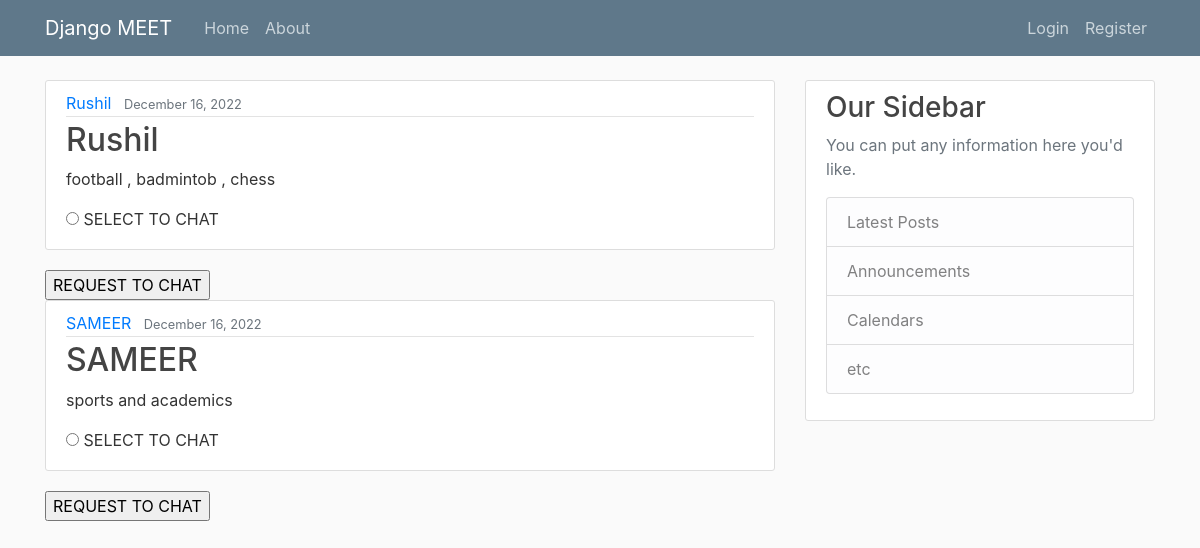
Before: / with the older database file.
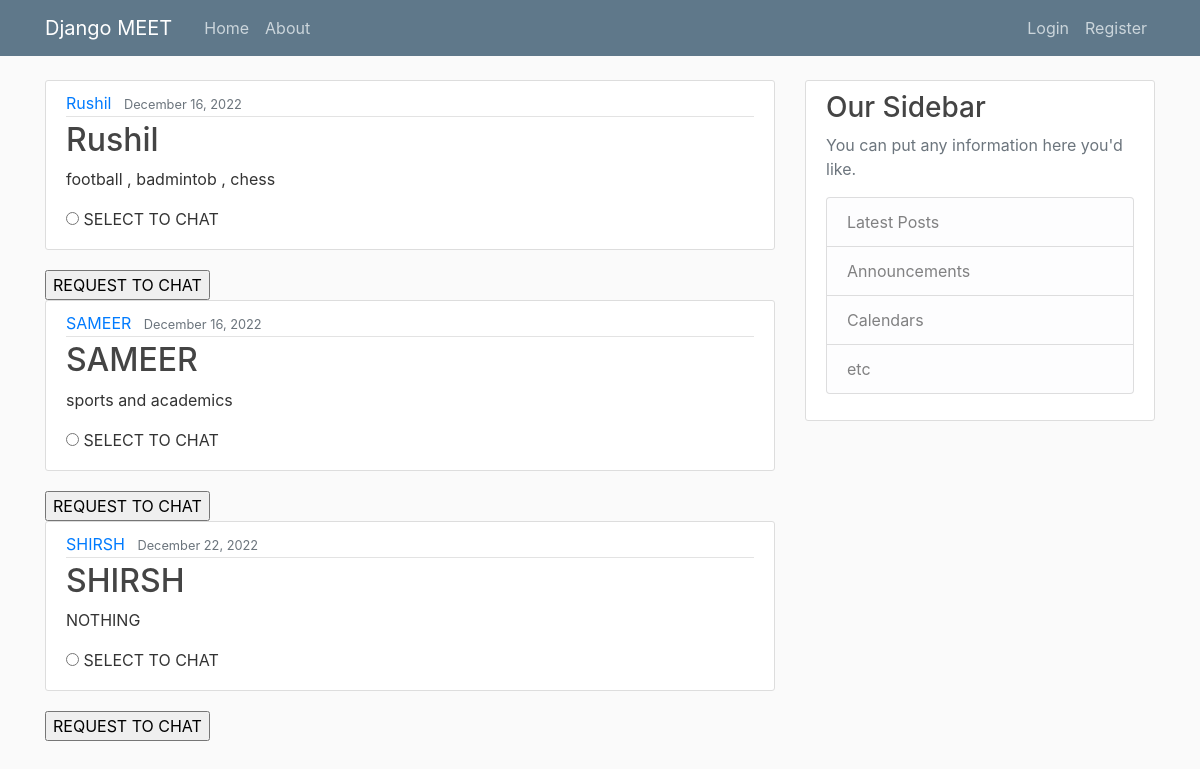
After: the same page with the newer database file.
### meet/models.py (models this page shows, shortened)
class Profile(models.Model):
    name = models.CharField(max_length=100)
    likes = models.TextField()
    date_posted = models.DateTimeField(auto_now_add=True)
    username = models.ForeignKey(User, on_delete=models.CASCADE)

### meet/views.py (the view)
# urls.py: 2. Add a URL to urlpatterns:  path('', views.home, name='home')
def home(request):
    context = {
        'profiles': Profile.objects.all()
    }
    return render(request, 'meet/home.html',context)

### meet/templates/meet/home.html (shortened to what this page needs)
{% extends 'meet/base.html' %}
{% block content %}
        {% for profile in profiles %}
        <article class="media content-section">
                <div class="media-body">
                  <div class="article-metadata">
                    <a class="mr-2" href="#">{{ profile.name }}</a>
                    <small class="text-muted" >{{ profile.date_posted|date:"F d, Y" }}</small>
                  </div>
                  <h2><a class="article-title" href="#">{{ profile.name }}</a></h2>
                  <p class="article-content">{{ profile.likes }}</p>
              <form action="req_to_chat" method="post">
                  <input type="radio" name= "profile_name" id = "chat" value ={{profile.name}}>
                  <label for ='chat'>SELECT TO CHAT</label>
                </div>
              </article>
              <input type="submit" value="REQUEST TO CHAT">
        {% endfor %}
{% endblock content %}

### meet/templates/meet/base.html (shortened to what this page needs)
{% load static %}
<!DOCTYPE html>
<html lang="en">
<head>
      <link rel="stylesheet" href="https://cdn.jsdelivr.net/npm/bootstrap@4.0.0/dist/css/bootstrap.min.css">
      <link rel="stylesheet" type="text/css" href="{% static 'meet/main.css' %}">
</head>
<body>
<header class="site-header">
  <nav class="navbar navbar-expand-md navbar-dark bg-steel fixed-top">
    <div class="container">
      <a class="navbar-brand mr-4" href="{% url 'meet-home' %}">Django MEET</a>
      <div class="collapse navbar-collapse" id="navbarToggle">
        <div class="navbar-nav mr-auto">
          <a class="nav-item nav-link" href="{% url 'meet-home' %}">Home</a>
          <a class="nav-item nav-link" href="{% url 'meet-about' %}">About</a>
        </div>
        <div class="navbar-nav">
          {% if user.is_authenticated %}
          <a class="nav-item nav-link" href="{% url 'logout' %}">Log Out</a>
          <a class="nav-item nav-link" href="{% url 'profile' %}">Profile</a>
          {% else %}
            <a class="nav-item nav-link" href="{% url 'login' %}">Login</a>
            <a class="nav-item nav-link" href="{% url 'register' %}">Register</a>
          {% endif %}
        </div>
      </div>
    </div>
  </nav>
</header>
<main role="main" class="container">
  <div class="row">
    <div class="col-md-8">
      {% block content %}{% endblock %}
    </div>
    <div class="col-md-4">
      <div class="content-section">
        <h3>Our Sidebar</h3>
        <p class='text-muted'>You can put any information here you'd like.
          <ul class="list-group">
            <li class="list-group-item list-group-item-light">Latest Posts</li>
            <li class="list-group-item list-group-item-light">Announcements</li>
            <li class="list-group-item list-group-item-light">Calendars</li>
            <li class="list-group-item list-group-item-light">etc</li>
          </ul>
        </p>
      </div>
    </div>
  </div>
</main>
</body>
</html>

### meet/static/meet/main.css (style rules this page uses)
body { background: #fafafa; color: #333333; margin-top: 5rem; }
h1, h2, h3, h4, h5, h6 { color: #444444; }
ul { margin: 0; }
.bg-steel { background-color: #5f788a; }
.site-header .navbar-nav .nav-link { color: #cbd5db; }
.content-section { background: #ffffff; padding: 10px 20px; border: 1px solid #dddddd; border-radius: 3px; margin-bottom: 20px; }
.article-title { color: #444444; }
.article-content { white-space: pre-line; }
.article-metadata { padding-bottom: 1px; margin-bottom: 4px; border-bottom: 1px solid #e3e3e3 }

Changed rows visible on the page:
added Profile: name "SHIRSH", date_posted "December 22, 2022", likes "NOTHING"
